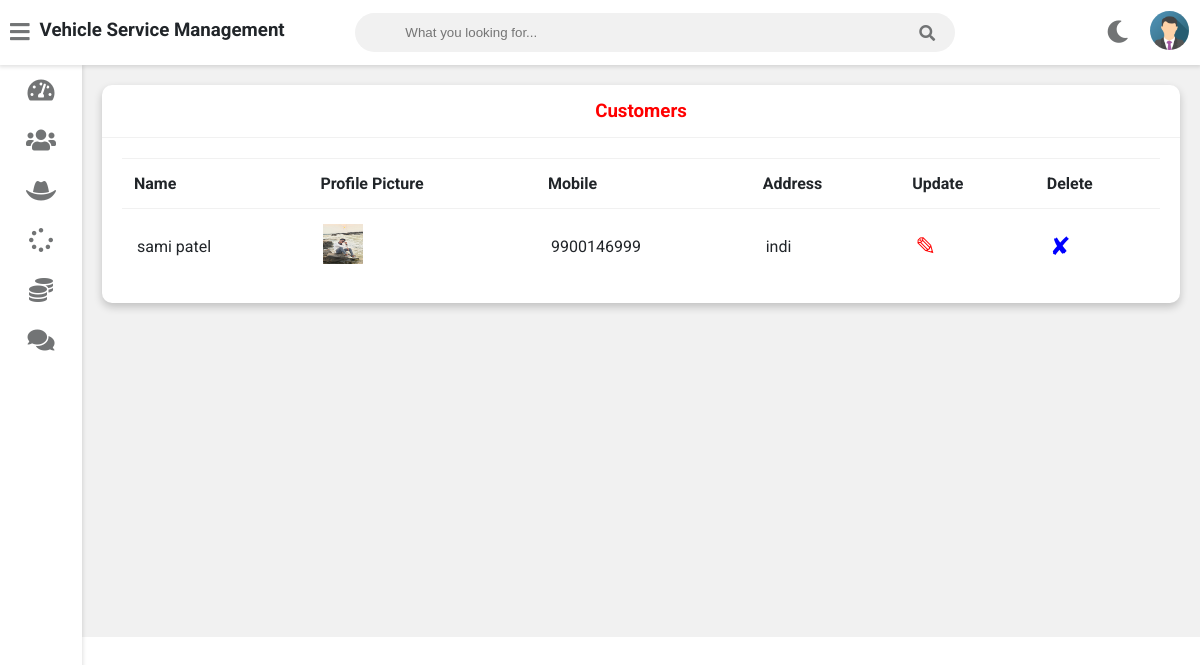
Screenshot of /admin-view-customer (signed in) with the database file from the repository.
### vehicle/models.py (models this page shows, shortened)
class Customer(models.Model):
    user=models.OneToOneField(User,on_delete=models.CASCADE)
    profile_pic= models.ImageField(upload_to='profile_pic/CustomerProfilePic/',null=True,blank=True)
    address = models.CharField(max_length=20)
    mobile = models.CharField(max_length=10,null=False)
    @property
    def get_name(self):
        return self.user.first_name+" "+self.user.last_name

### vehicle/views.py (the view)
# urls.py: path('admin-view-customer',views.admin_view_customer_view,name='admin-view-customer'),
@login_required(login_url='adminlogin')
def admin_view_customer_view(request):
    customers=models.Customer.objects.all()
    return render(request,'vehicle/admin_view_customer.html',{'customers':customers})

### vehicle/auth.py (called while the page is built)
    def get_user(self, user_id):
        try:
            return User.objects.get(pk=user_id)
        except User.DoesNotExist:
            return None

### templates/vehicle/admin_view_customer.html
{% extends 'vehicle/adminbase.html' %}
{% block content %}
{% load static %}
	<div class="wrapper">
		<div class="row">
			<div class="col-12 col-m-12 col-sm-12">
				<div class="card">
					<div class="card-header">
						<h3 style="color:red; text-align:center" >Customers
						</h3>
					</div>
					<div class="card-content">
						<table>
							<thead>
                <tr>
                  <th>Name</th>
                  <th>Profile Picture</th>
                  <th>Mobile</th>
                  <th>Address</th>
                  <th>Update</th>
                  <th>Delete</th>
                </tr>
							</thead>
							<tbody>
              {% for c in customers %}
                <tr>
                  <td> {{c.get_name}}</td>
                  <td> <img src="{% static c.profile_pic.url %}" alt="Profile Pic" height="40px" width="40px" /></td>
                  <td>{{c.mobile}}</td>
                  <td>{{c.address}}</td>
                  <td><a  style="color:red; text-decoration:none;font-size:25px;" href="{% url 'update-customer' c.id  %}">&#9998;</a></td>
                  <td><a style="color:blue; text-decoration:none;font-size:25px;"href="{% url 'delete-customer' c.id  %}">&#10008;</a></td>
                </tr>
                {% endfor %}
							</tbody>
						</table>
					</div>
				</div>
			</div>
		</div>
<br><br><br><br><br><br><br><br><br><br><br><br><br><br><br><br>
	</div>
{% endblock content %}

### static/style.css (style rules this page uses)
:root { --primary-color: #1332e247; --success-color: #6ab04c; --warning-color: #f0932b; --danger-color: #eb4d4b; --light-color: #212529; --light-second-color: #727475; --light-background: #ffffff; --light-second-background: #f1f1f1; --dark-color: #909090; --dark-second-color: #f5f6fa; --dark-background: #23242D; --dark-second-background: #181818; }
.light { --main-bg-color: var(--light-background); --second-bg-color: var(--light-second-background); --main-color: var(--light-color); --second-color: var(--light-second-color); }
* { box-sizing: border-box; }
body { font-family: 'Roboto', sans-serif; background: var(--main-bg-color); color: var(--main-color); margin: 0; }
.wrapper { padding: 10px; margin-left: 82px; padding-top: 75px; background: var(--second-bg-color); transition: margin-left .5s; }
.row { display: flex; flex-wrap: wrap; flex-direction: row; }
.row:after, .row:before { box-sizing: border-box; }
[class*="col-"] { padding: 10px; }
@media only screen and (min-width: 600px) { .col-sm-12 { width: 100%; } }
@media only screen and (min-width: 768px) { .col-m-12 { width: 100%; } }
@media only screen and (min-width: 992px) { .col-12 { width: 100%; } }
.card { background: var(--main-bg-color); color: var(--main-color); border-radius: 10px; margin-bottom: 10px; box-shadow: 0 4px 8px 0 rgba(0,0,0,0.2); }
.card-header { padding: 15px 30px; border-bottom: 1px solid var(--second-bg-color); position: relative; }
.card-header h3 { margin: 0; }
.card-content { padding: 20px; overflow-x: auto; }
table { border-collapse: collapse; width: 100%; }
table td { border-top: 1px solid var(--second-bg-color); padding: 15px; }
table th { border-top: 1px solid var(--second-bg-color); border-bottom: 1px solid var(--second-bg-color); padding: 15px 12px; text-align: left; }

### rows the page displays
Customer: get_name "sami patel", profile_pic (picture), mobile "9900146999", address "indi"
